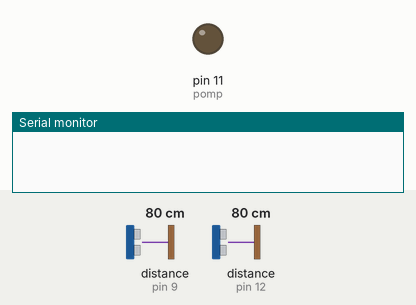
Simulated run of this sketch. Board: Arduino Uno, built with avr-gcc and run on an emulated ATmega328P. Shown: output pins drawn as LEDs (lit = HIGH), the last lines printed to the serial monitor. Wiring (inferred from the names in the program): 2 × ultrasonic range finder: trigger pin 10, echo pin 9 / trigger pin 13, echo pin 12. The inputs (shaded band) are chosen by the test bench; at power-on: distance to the obstacle (sensors on pin 12, pin 9) 80 cm. The echo pulse lasts 58.3 µs per cm; pins used as bus, display or sensor lines are not drawn.

Above: at 1.2 s.
1.3 s: distance to the obstacle (sensor on pin 12) set to 12 cm
2.8 s: distance to the obstacle (sensor on pin 12) set to 9 cm
At 14.8 s:
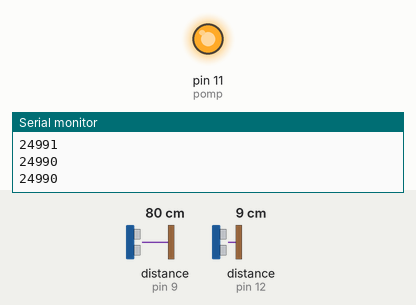
Timing chart, 0 to 15.3 s (numbered marks = the images above; inputs shaded):
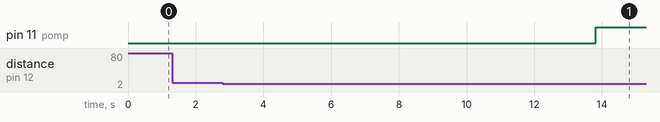

Measured:
- the behaviour switches between 11 and 10 cm on distance to the obstacle (sensor on pin 12) (found by bisection; images 0 and 1)
- after the input at 1.3 s, every drawn part: stays the same
- after the input at 2.8 s, pin 11 (pomp): LOW → HIGH after 11.0 s

The sketch:

pompinstallatie_arduino.ino
```cpp
#define trigPin 13
#define echoPin 12
#define trigPin2 10
#define echoPin2 9
const int pomp = 11;
int lampswitch = 0;
int thisDistance = 0;
int newDistance = 0;
int meters = 25000;
int walkedDistance = 0;


void setup() {
  Serial.begin (9600);
  pinMode(trigPin, OUTPUT);
  pinMode(echoPin, INPUT);
  pinMode(trigPin2, OUTPUT);
  pinMode(echoPin2, INPUT);
  pinMode(pomp, OUTPUT);
}
// Counts the amount of meters and prints to serial
int countMeters() {
  thisDistance = meters;
  newDistance = meters - 10;
  for (int i = thisDistance; i >= newDistance; i = i - 1) {
    meters = i;
    Serial.println(meters);
    delay(1000);
  }
  return meters;
}
void loop() {
  long duration, distance;
  digitalWrite(trigPin, LOW);  // Added this line
  delayMicroseconds(2); // Added this line
  digitalWrite(trigPin, HIGH);
  delayMicroseconds(10); // Added this line
  digitalWrite(trigPin, LOW);
  duration = pulseIn(echoPin, HIGH);
  distance = (duration/2) / 29.1;

  long duration2, distance2;
  digitalWrite(trigPin2, LOW);  // Added this line
  delayMicroseconds(2); // Added this line
  digitalWrite(trigPin2, HIGH);
  delayMicroseconds(10); // Added this line
  digitalWrite(trigPin2, LOW);
  duration2 = pulseIn(echoPin2, HIGH);
  distance2 = (duration2/2) / 29.1;

  // ALS EEN PERSOON DOOR DE EERSTE SENSOR HEENLOOPT
  if (distance < 10) {
    // functie die het aantal meters omlaag gaat tellen (max 10)
    countMeters();
    lampswitch = 1;  // This is where the LED On/Off happens
//    Serial.println("pomp gaat aan");
  }
  // ALS EEN PERSOON DOOR DE TWEEDE SENSOR HEENLOOPT
  if (distance2 < 10) {
    lampswitch = 0;  // This is where the LED On/Off happens
//    Serial.println("pomp gaat uit");
    walkedDistance = walkedDistance + 10;
//    Serial.println(walkedDistance);
  }
  if (lampswitch == 1) {
    digitalWrite(pomp,HIGH);
  }
  else {
    digitalWrite(pomp,LOW);
  }
  //  Serial.print(distance);
  //    Serial.println(" cm");
  //Serial.println(meters);
}
```
